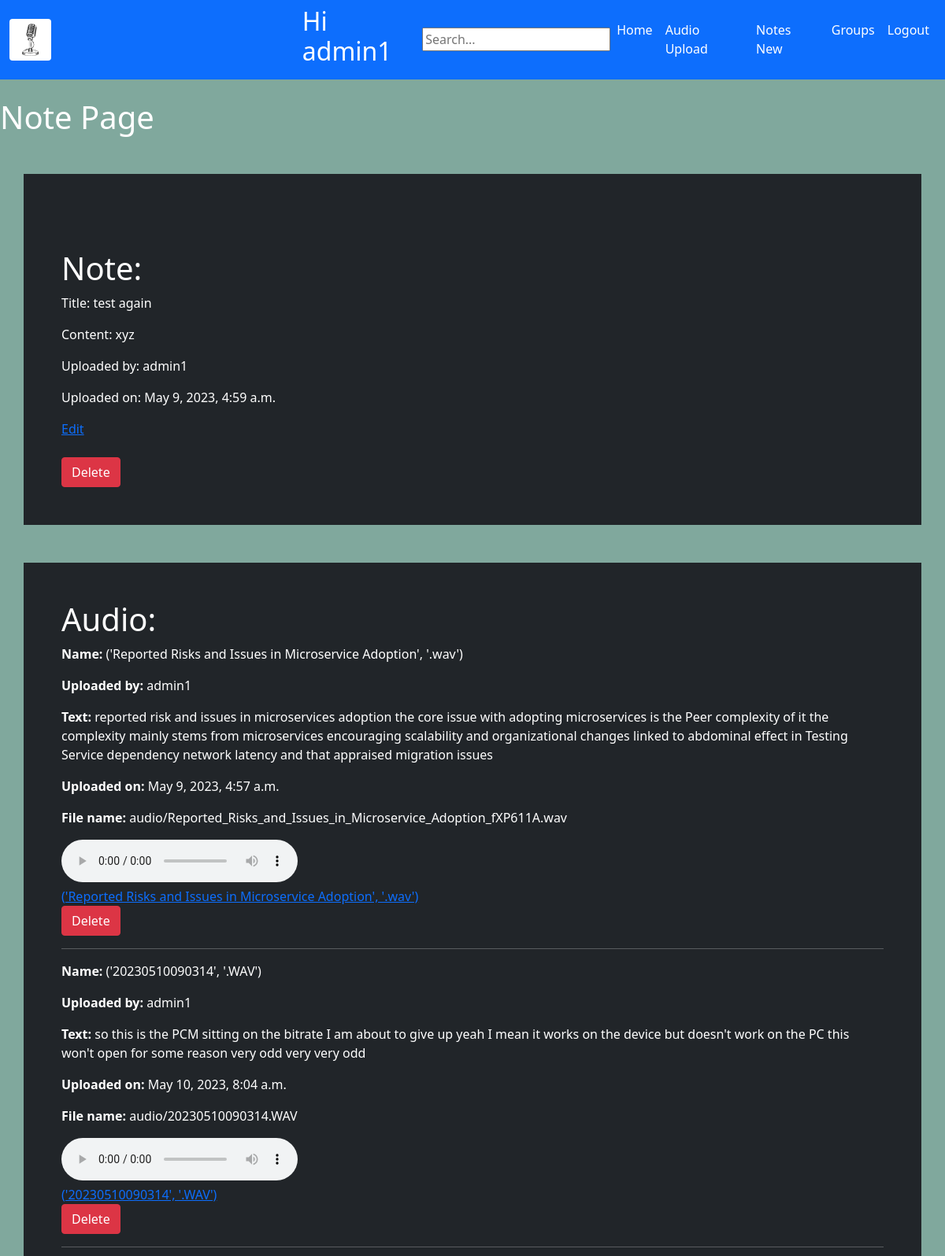
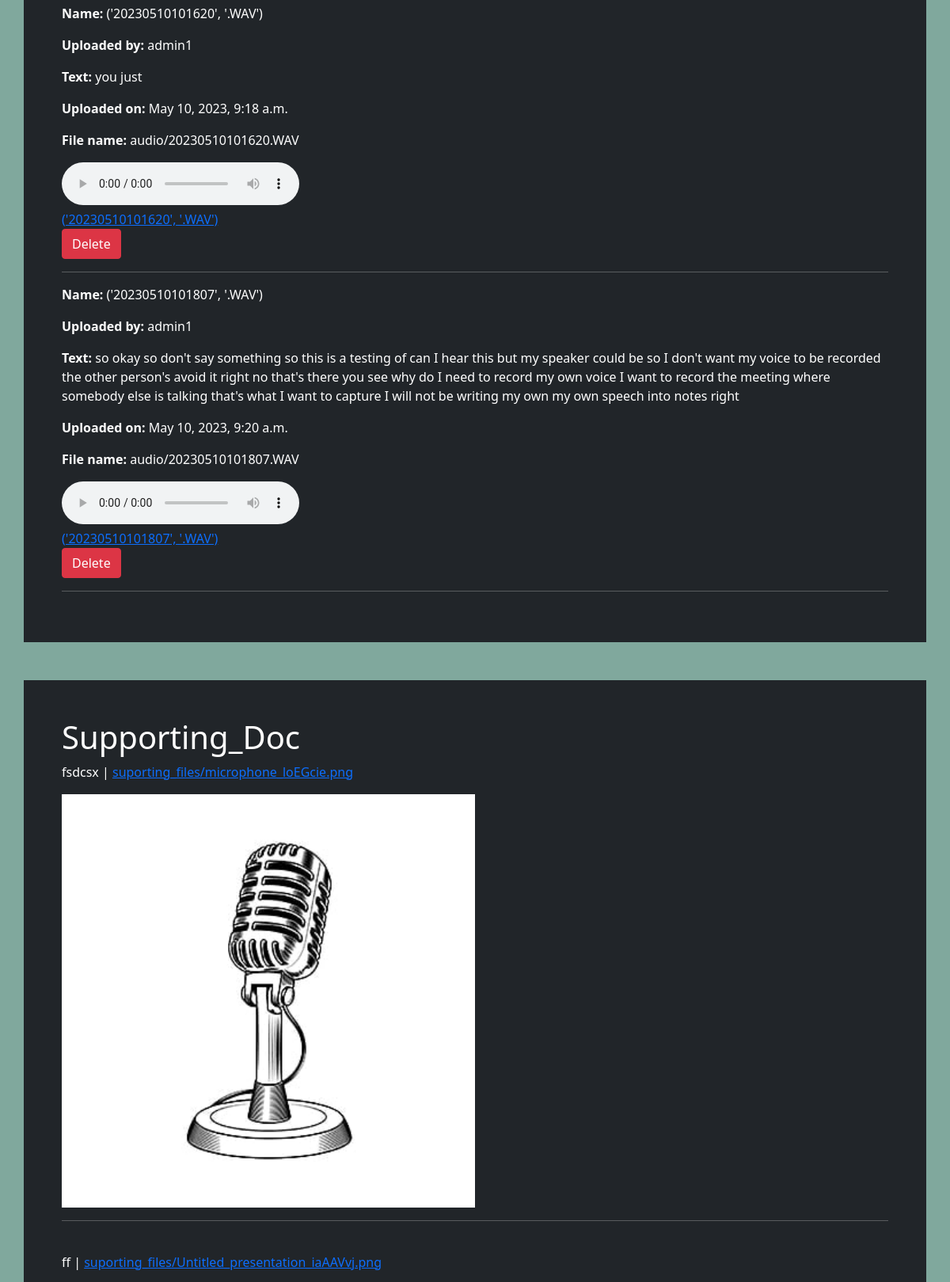
/notes/2/ (signed in, upper part), run on the app's committed database (2 pictures, top to bottom).
### home/models.py (models this page shows, shortened)
class User(AbstractUser):
    is_user = models.BooleanField(default=True)
    def __str__(self):
        return self.username

class Notes(models.Model):
    id = models.AutoField(primary_key=True)
    name = models.CharField(max_length=45, null=True)
    note = models.TextField()
    audio = models.ForeignKey(Audio, null=True, blank=True, on_delete=models.CASCADE)
    file_audio = models.TextField(null=True, blank=True,)
    file_text = models.TextField(max_length=45, null=True, blank=True)
    user = models.ForeignKey(User, on_delete=models.CASCADE)
    date = models.DateTimeField(null=True, blank=True, auto_now_add=True)
    def __str__(self):
        return self.name

class Audio(models.Model):
    id = models.AutoField(primary_key=True)
    name = models.CharField(max_length=45, null=True)
    file_text = models.TextField(null=True, blank=True)
    audio_file = models.FileField(upload_to='audio/')
    user = models.ForeignKey(User, null=True, blank=True, on_delete=models.CASCADE)
    date = models.DateTimeField(null=True, blank=True, auto_now_add=True)
    def __str__(self):
        return self.name

class Supporting_Doc(models.Model):
    id = models.AutoField(primary_key=True)
    name = models.CharField(max_length=45, null=True)
    supporting_doc = models.FileField(null=True, blank=True, upload_to='suporting_files/')
    note = models.ForeignKey(Notes, on_delete=models.CASCADE)

### home/views.py (the view)
# urls.py: path('notes/<int:prodid>/', views.note_individual, name="individual_note" ),
@login_required
def note_individual(request, prodid):
    user = request.user
    note = Notes.objects.get(id=prodid)
    audios = Audio.objects.filter(user = user)
    supporting_doc = Supporting_Doc.objects.filter(note=note)
    return render(request, 'home/note.html', {'note': note, 'audios': audios, 'sup': supporting_doc})

### home/templates/home/note.html (shortened to what this page needs)
{% extends "home/base.html" %}
{% block content %}
    <h1>Note Page</h1>
<div class="container p-5 my-5 bg-dark text-white" >
    <h1>Note:</h1>
    <p> Title: {{ note }} </p>
    <p> Content: {{ note.note }} </p>
    <p> Uploaded by: {{ note.user }} </p>
    <p> Uploaded on: {{ note.date }} </p>
    <a href="/notes_edit/{{note.id}}">Edit</a>
    <form action="{% url 'delete_note' note.id %}" method="POST">
        <button type="submit" class="btn btn-danger">Delete</button>
    </form>
</div>
<div class="container p-5 my-5 bg-dark text-white">
    <h1>Audio:</h1>
    {% for audio in audios %}
    <p><strong>Name:</strong>  {{ audio }} </p>
    <p> <strong>Uploaded by:</strong> {{ audio.user }} </p>
    <p> <strong>Text:</strong> {{ audio.file_text }} </p>
    <p><strong>Uploaded on:</strong>  {{ audio.date }} </p>
    <p><strong>File name:</strong>  {{ audio.audio_file }} </p>
    <audio controls>
        <source src="/media/{{audio.audio_file}}" type="audio/wav">
    </audio>
<a href="/media/{{audio.audio_file}}">{{ audio }}</a>
    <form action="{% url 'delete_audio' audio.id %}" method="POST">
        <button type="submit" class="btn btn-danger">Delete</button>
    </form>
    <hr>
    {% endfor %}
</div>
<div class="container p-5 my-5 bg-dark text-white">
    <h1>Supporting_Doc</h1>
    {% for file in sup %}
    <p> {{ file.name }} | <a href="{{file.supporting_doc.url}}">{{ file.supporting_doc }}</a> </p>
    {% if file.supporting_doc.url|lower|slice:"-4:" == ".pdf" %}
        <object data="{{ file.supporting_doc.url }}" type="application/pdf" width="50%" height="50%">
            <p>Your web browser doesn't have a PDF plugin.
            Instead you can <a href="{{ file.supporting_doc.url }}">click here to
            download the PDF file.</a></p>
        </object>
    {% elif file.supporting_doc.url|lower|slice:"-4:" == ".doc" or file.supporting_doc.url|lower|slice:"-4:" == ".docx" %}
        <object data="{{ file.supporting_doc.url }}" type="application/msword" width="50%" height="50%">
            <p>Your web browser doesn't have a Word plugin.
            Instead you can <a href="{{ file.supporting_doc.url }}">click here to
            download the Word file.</a></p>
        </object>
    {% elif file.supporting_doc.url|lower|slice:"-4:" == ".pdf" %}
        <iframe src="{{ file.supporting_doc.url }}" width="50%" height="50%"></iframe>
    {% elif file.supporting_doc.url|lower|slice:"-4:" == ".jpg" or file.supporting_doc.url|lower|slice:"-5:" == ".jpeg" or file.supporting_doc.url|lower|slice:"-4:" == ".png" %}
        <img src="{{ file.supporting_doc.url }}" width="50%" />
    {% endif %}
    <hr>
    {% endfor %}
</div>
{% endblock %}

### home/templates/home/base.html (shortened to what this page needs)
{% load static %}
<!DOCTYPE html>
<html lang="en">
<head>
  <link href="https://cdn.jsdelivr.net/npm/bootstrap@5.0.2/dist/css/bootstrap.min.css" rel="stylesheet"
>
</head>
<body>
  <nav class="navbar navbar-expand-sm bg-primary">
    <div class="container-fluid">
        <a class="navbar-brand" href="#">
            <img src="/media/logo/microphone.png" alt="Logo" class="rounded" style="width:15%;">
        </a>
        <h2>Hi {{ request.user }}</h2>
        <input type="text" id="searchInput" onkeyup="search_animal()" placeholder="Search...">
        <ul class="navbar-nav">
            <li class="nav-item">
                <a class="nav-link custom-nav-link" href="/">Home</a>
            </li>
            {% if not request.user.is_authenticated %}
            <li class="nav-item">
                <a class="nav-link custom-nav-link" href="/signup">Register</a>
            </li>
            <li class="nav-item">
                <a class="nav-link custom-nav-link" href="/login">Login</a>
            </li>
            {% else %}
            <li class="nav-item">
                <a class="nav-link custom-nav-link" href="/audio_upload">Audio Upload</a>
            </li>
            <li class="nav-item">
                <a class="nav-link custom-nav-link" href="/notes_new">Notes New</a>
            </li>
            <li class="nav-item">
              <a class="nav-link custom-nav-link" href="/groups">Groups</a>
            </li>
            <li class="nav-item">
                <a class="nav-link custom-nav-link" href="/logout">Logout</a>
            </li>
            {% endif %}
        </ul>
    </div>
</nav>
  <br>
  {% block content %}
  {% endblock %}
</body>
</html>

### home/templates/home/base.html (style rules this page uses)
body { background-image: url("/media/logo/background1234.jpg"); background-size: cover; }
h1 { color: #ffffff; }
h2 { color: #ffffff; }
p { color: #ffffff; }
.custom-nav-link { color: #ffffff; }
.navbar { background-color: blue; }

### data on the page
User: user "admin1"
Notes: name "test again", note "xyz", user "admin1", date "May 9, 2023, 4:59 a.m."
Audio: name "('Reported Risks and Issues in Microservice Adoption', '.wav')", user "admin1", file_text "reported risk and issues in microservices adoption the core issue with adopting microservices is the Peer complexity of it the complexity mainly stems from microservices encouraging scalability and organizational changes linked to abdominal effect in Testing Service dependency network latency and that appraised migration issues", date "May 9, 2023, 4:57 a.m.", audio_file "audio/Reported_Risks_and_Issues_in_Microservice_Adoption_fXP611A.wav"
Audio: name "('20230510090314', '.WAV')", user "admin1", file_text "so this is the PCM sitting on the bitrate I am about to give up yeah I mean it works on the device but doesn't work on the PC this won't open for some reason very odd very very odd", date "May 10, 2023, 8:04 a.m.", audio_file "audio/20230510090314.WAV"
Audio: name "('20230510101620', '.WAV')", user "admin1", file_text "you just", date "May 10, 2023, 9:18 a.m.", audio_file "audio/20230510101620.WAV"
Audio: name "('20230510101807', '.WAV')", user "admin1", file_text "so okay so don't say something so this is a testing of can I hear this but my speaker could be so I don't want my voice to be recorded the other person's avoid it right no that's there you see why do I need to record my own voice I want to record the meeting where somebody else is talking that's what I want to capture I will not be writing my own my own speech into notes right", date "May 10, 2023, 9:20 a.m.", audio_file "audio/20230510101807.WAV"
Supporting_Doc: name "fsdcsx", supporting_doc "suporting_files/microphone_loEGcie.png", supporting_doc (picture)
Supporting_Doc: name "ff", supporting_doc "suporting_files/Untitled_presentation_iaAAVvj.png"
